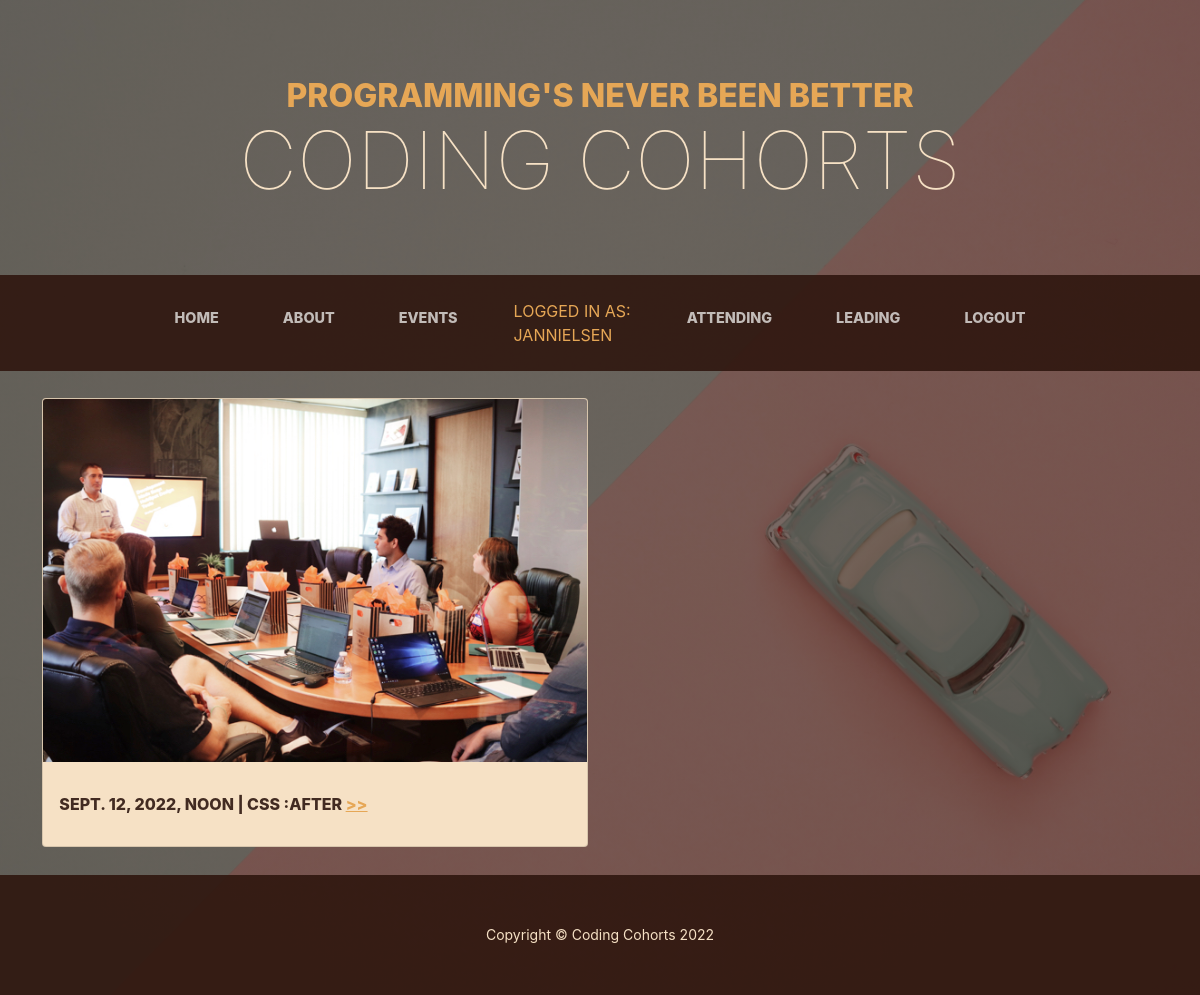
The app's page /catalog/myevents/ (signed in), older data.
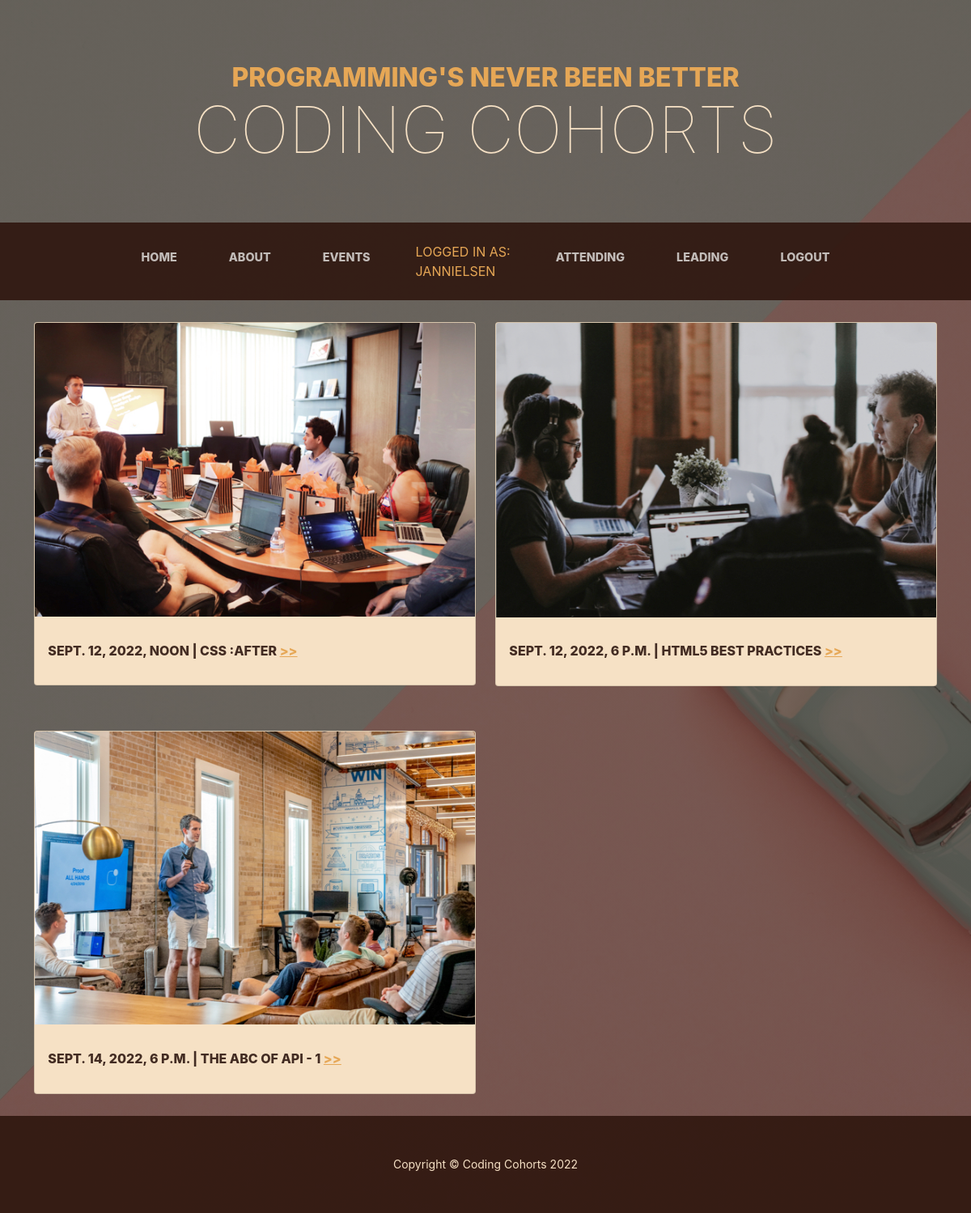
The same page, newer data.
### catalog/models.py (models this page shows, shortened)
class EventInstance(models.Model):
    id = models.UUIDField(primary_key=True, default=uuid.uuid4)
    leader = models.ForeignKey('Leader', on_delete=models.RESTRICT, null=True)
    cohort = models.ForeignKey('Event', on_delete=models.RESTRICT, null=True)
    attendee = models.ForeignKey(User, on_delete=models.SET_NULL, null=True, blank=True)
    STATUS = (
        ('a', 'Attending'),
        ('w', 'Waitlist'),
        ('n', 'Not Attending'),
    )
    status = models.CharField(
        max_length=1,
        choices=STATUS,
        blank=True,
        default='a',
    )

class Event(models.Model):
    title = models.CharField(max_length=200)
    date = models.DateTimeField(blank=True)
    attendees = models.IntegerField(default=20)
    leader = models.ForeignKey(User, on_delete=models.SET_NULL, null=True)
    STATUS = (
        ('t', 'Teaching'),
        ('n', 'Not Teaching'),
    )
    status = models.CharField(
        max_length=1,
        choices=STATUS,
        blank=True,
        default='t',
    )
    description = models.TextField(max_length=1000,
                                   help_text='Enter a brief description of tevent')
    LEVEL_CHOICES = (
        ('all levels', 'ALL'),
        ('beginner', 'BEGINNER'),
        ('specialized', 'SPECIALIZED'),
    )
    level = models.CharField(max_length=15, choices=LEVEL_CHOICES, default='all')
    LANGUAGE_CHOICES = (
        ('api', 'API'),
        ('css', 'CSS'),
        ('data', 'DATA'),
        ('html', 'HTML'),
        ('javascript', 'JAVASCRIPT'),
    )
    language = models.CharField(max_length=15, choices=LANGUAGE_CHOICES, default='html')
    image = models.ImageField(upload_to='static/img/')

### catalog/views.py (the view)
# urls.py: path('myevents/', views.AttendedEventByUserListView.as_view(), name='my-attending'),
class AttendedEventByUserListView(LoginRequiredMixin, generic.ListView):
    model = EventInstance
    template_name = 'catalog/eventinstance_list_attended_by_user.html'
    paginate_by = 10
    def get_queryset(self):
        return EventInstance.objects.filter(attendee=self.request.user).filter(
            status__exact='a').order_by('cohort__date')

### catalog/templates/catalog/eventinstance_list_attended_by_user.html (shortened to what this page needs)
{% extends "base_generic.html" %}
{% block content %}
    <div class="container">
        <div class="card-deck row">
            {% if eventinstance_list %}
                {% for eventinst in eventinstance_list %}
                    <div class="col-xs-12 col-sm-6">
                        <div class="card bg-faded">
                            <div class="view overlay">
                                <img class="card-img-top"
                                     src={{ eventinst.cohort.image.url }}  alt="{{ cohort.title }}">
                            </div>
                            <div class="card-body">
                                <h2 class="section-heading mb-0"><span
                                        class="section-heading-upper">{{ eventinst.cohort.date }}  |  {{ eventinst.cohort.title }}  <a
                                        href="{{ event.get_absolute_url }}">  >></a></span>
                                </h2>
                            </div>
                        </div>
                    </div>
                {% endfor %}
            {% else %}
                <p class="text-center text-primary">
                    You are not signed up for any cohorts.</p>
            {% endif %}
        </div>
    </div>
{% endblock %}

### catalog/templates/base_generic.html (shortened to what this page needs)
<!DOCTYPE html>
<html lang="en">
<head>
    <link href="https://cdn.jsdelivr.net/npm/bootstrap@5.1.3/dist/css/bootstrap.min.css"
          rel="stylesheet"
>
    {% load static %}
    <link rel="stylesheet" href="{% static 'css/styles.css' %}">
</head>
<body>
{% block sidebar %}
    <header>
        <h1 class="site-heading text-center text-faded d-none d-lg-block">
            <span class="site-heading-upper text-primary mb-3">programming's never been better</span>
            <span class="site-heading-lower">Coding Cohorts</span>
        </h1>
    </header>
    <nav class="navbar navbar-expand-lg navbar-dark py-lg-4" id="mainNav">
    <div class="container">
    <div class="collapse navbar-collapse" id="navbarSupportedContent">
    <ul class="navbar-nav mx-auto">
        <li class="nav-item px-lg-4"><a class="nav-link text-uppercase" href="{% url 'index' %}">Home</a></li>
        <li class="nav-item px-lg-4"><a class="nav-link text-uppercase" href="{% url 'about' %}">About</a></li>
        <li class="nav-item px-lg-4"><a class="nav-link text-uppercase" href="{% url 'events' %}">events</a></li>
        {% if user.is_authenticated %}
            <li class="nav-item px-lg-4 text-primary text-uppercase">Logged in
                as:<br>{{ user.get_username }}</li>
            <li class="nav-item px-lg-4"><a class="nav-link text-uppercase"
                                            href="{% url 'my-attending' %}">Attending</a>
            </li>
            {% if user.is_staff %}
                <li class="nav-item px-lg-4"><a class="nav-link text-uppercase"
                                                href="{% url 'my-leading' %}">Leading</a>
                </li>
            {% endif %}
            <li class="nav-item px-lg-4"><a class="nav-link text-uppercase"
                                            href="{% url 'logout' %}?next={{ request.path }}">Logout</a>
            </li>
        {% else %}
            <li class="nav-item px-lg-4"><a class="nav-link text-uppercase"
                                            href="{% url 'login' %}?next={{ request.path }}">Login</a>
            </li>
        {% endif %}
    </ul>
{% endblock %}
</div>
</div>
</nav>
{% block content %}{% endblock %}
{% include 'footer.html' %}
</body>
</html>

### catalog/templates/footer.html (shortened to what this page needs)
<footer class="footer text-faded text-center py-5">
    <div class="container"><p class="m-0 small">Copyright &copy; Coding Cohorts 2022</p>
    </div>
</footer>

Row changes from the older to the newer data that the page shows:
added EventInstance: cohort.image (picture), cohort "SEPT. 12, 2022, 6 P.M.", cohort "HTML5 BEST PRACTICES"
added EventInstance: cohort.image (picture), cohort "SEPT. 14, 2022, 6 P.M.", cohort "THE ABC OF API - 1"
